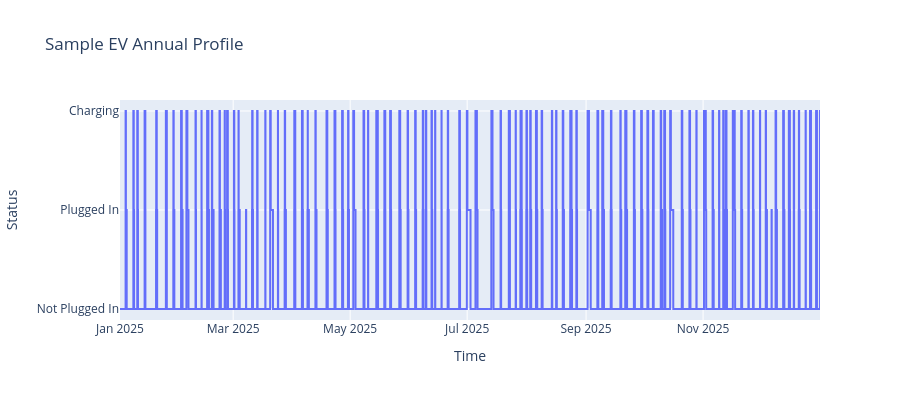

Notebook cell for this chart:
### Code cell
annual = np.zeros(gen.hours_in_year, dtype=int)
for s in sample_profile:
    for i in range(s["pe"] - s["ps"] + 1):
        annual[s["ps"] + i] = 2 if s["ch"][i] else 1

timestamps_2025 = pd.date_range("2025-01-01", periods=gen.hours_in_year, freq="h")

fig = go.Figure()
fig.add_trace(go.Scatter(x=timestamps_2025, y=annual, mode="lines", line_shape="hv"))
fig.update_layout(
    title="Sample EV Annual Profile",
    xaxis_title="Time",
    yaxis_title="Status",
    yaxis=dict(tickvals=[0, 1, 2], ticktext=["Not Plugged In", "Plugged In", "Charging"]),
    height=400
)
fig.show()

### Figure 1 — Plotly figure (JSON) as saved in the notebook; plotly's stock layout.template omitted (floating-point values rounded to 4 significant figures; data arrays with more than 128 entries replaced by an {"elided": "..."} marker saying what was removed)
{"data": [{"line": {"shape": "hv"}, "mode": "lines", "type": "scatter", "x": {"elided": "8760 str values"}, "y": {"elided": "8760 int values"}}], "layout": {"height": 400, "title": {"text": "Sample EV Annual Profile"}, "xaxis": {"title": {"text": "Time"}}, "yaxis": {"ticktext": ["Not Plugged In", "Plugged In", "Charging"], "tickvals": [0, 1, 2], "title": {"text": "Status"}}}}
